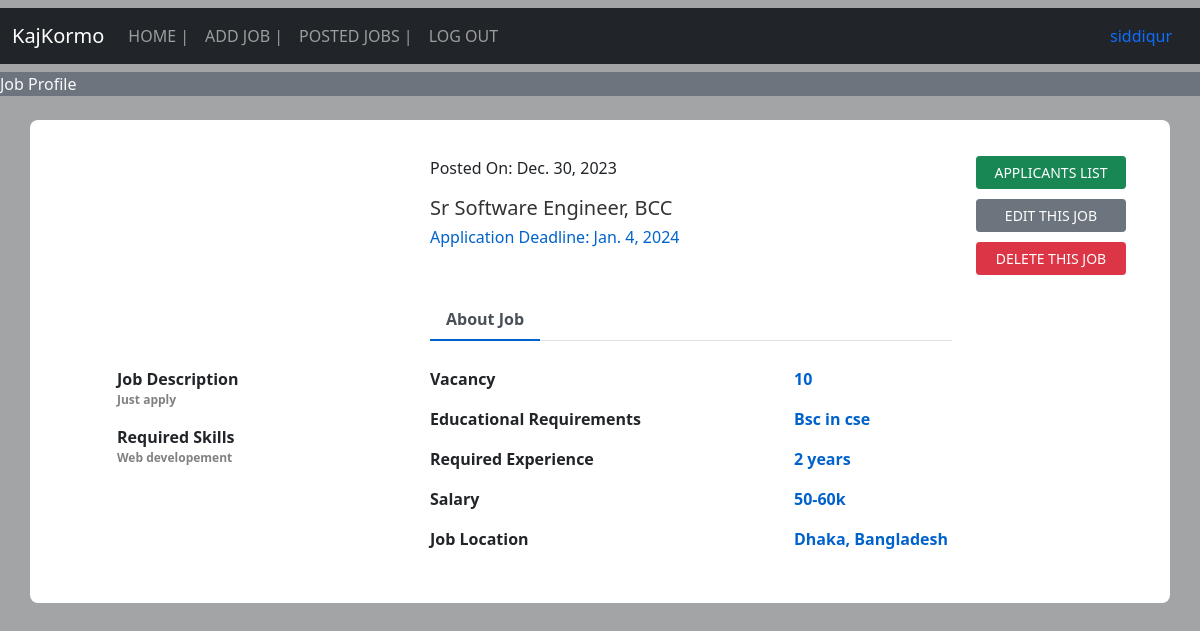
/employers/job_profile_employer/1 (signed in), run on the app's committed database.
### job/models.py (models this page shows, shortened)
class Job(models.Model):
    title = models.CharField(max_length=50,null=True)
    description = models.CharField(max_length=200,null=True)
    education = models.CharField(max_length=200,null=True)
    post_date = models.DateField()
    deadline = models.DateField()
    salary = models.CharField(max_length=50,null=True)
    vacancy = models.CharField(max_length=50,null=True)
    experience = models.CharField(max_length=100,null=True)
    skill = models.CharField(max_length=100,null=True)
    location = models.CharField(max_length=100,null=True)
    employer= models.ForeignKey(Employer, on_delete=CASCADE, null=True)
    student= models.ManyToManyField(Candidate)

### employers/models.py (models this page shows, shortened)
class Employer(models.Model):
    contact = models.CharField(max_length=15)
    image = models.FileField(upload_to="employer/images", null=True)
    gender = models.CharField(max_length=15,null=True)
    type = models.CharField(max_length=15,null=True)
    company = models.CharField(max_length=25,null=True)
    status = models.CharField(max_length=25,null=True)
    position = models.CharField(max_length=25,null=True)
    user= models.OneToOneField(User, on_delete=CASCADE, null=True)

### job/views.py (the view)
# urls.py: path('job_profile_employer/<int:pid>', job_profile_employer, name="job_profile_employer"),
def job_profile_employer(request,pid):
    if not request.user.is_authenticated:
        return redirect('employer_login')
    job = Job.objects.get(id=pid)
    d = {'job': job}
    return render(request, 'job/job_profile_employer.html', d)

### templates/job/job_profile_employer.html (shortened to what this page needs)
{% extends 'employer_navigation.html' %}
{% block head %}
<link href="/static/css/job_profile_employer.css" rel="stylesheet">
{% endblock head %}
{% block body %}
<marquee class="bg-secondary text-light" width="100%" direction="right" height="25px">
    Job Profile
</marquee>
<div class="container emp-profile">
    <form method="post">
        <div class="row">
            <div class="col-md-4">
            </div>
            <div class="col-md-6">
                <div class="profile-head">
                    <p>Posted On:    {{job.post_date}}</p>
                    <h5>
                        {{job.title}}, {{job.employer.company}}
                    </h5>
                    <h6>
                        Application Deadline:    {{job.deadline}}
                    </h6>
                    <ul class="nav nav-tabs about" id="myTab" role="tablist">
                        <li class="nav-item">
                            <button class="nav-link active disabled" id="home-tab" data-toggle="tab" role="tab" aria-controls="home" aria-selected="true">About Job</button>
                        </li>
                    </ul>
                </div>
            </div>
            <div class="col-md-2">
                <a style="margin-bottom: 10px; width: 150px; padding: 5px;" href="{% url 'job_applicants' job.id %}" class="btn btn-success btn-sm">APPLICANTS LIST</a>
                <a style="margin-bottom: 10px; width: 150px; padding: 5px;" href="{% url 'edit_job' job.id %}" class="btn btn-secondary btn-sm">EDIT THIS JOB</a>
                <a style="width: 150px; padding: 5px;" href="{% url 'delete_job' job.id %}" class="btn btn-danger btn-sm" onclick="return confirm('Are You Sure?')">DELETE THIS JOB</a>
            </div>
        </div>
        <div class="row">
            <div class="col-md-4">
                <div class="profile-work">
                    <div>
                        <label for="">Job Description</label>
                        <p>{{job.description}}</p>
                    </div>
                    <div>
                        <label for="">Required Skills</label>
                        <p>{{job.skill}}</p>
                    </div>
                </div>
            </div>
            <div class="col-md-8">
                <div class="tab-content profile-tab" id="myTabContent">
                    <div class="tab-pane fade show active" id="home" role="tabpanel" aria-labelledby="home-tab">
                        <div class="row">
                            <div class="col-md-6">
                                <label>Vacancy</label>
                            </div>
                            <div class="col-md-6">
                                <p>{{job.vacancy}}</p>
                            </div>
                        </div>
                        <div class="row">
                            <div class="col-md-6">
                                <label>Educational Requirements</label>
                            </div>
                            <div class="col-md-6">
                                <p>{{job.education}}</p>
                            </div>
                        </div>
                        <div class="row">
                            <div class="col-md-6">
                                <label>Required Experience</label>
                            </div>
                            <div class="col-md-6">
                                <p>{{job.experience}}</p>
                            </div>
                        </div>
                        <div class="row">
                            <div class="col-md-6">
                                <label>Salary</label>
                            </div>
                            <div class="col-md-6">
                                <p>{{job.salary}}</p>
                            </div>
                        </div>
                        <div class="row">
                            <div class="col-md-6">
                                <label>Job Location</label>
                            </div>
                            <div class="col-md-6">
                                <p>{{job.location}}</p>
                            </div>
                        </div>
                    </div>
                </div>
            </div>
        </div>
    </form>
</div>
{% endblock body %}

### templates/employer_navigation.html (shortened to what this page needs)
{% load static %}
<!doctype html>
<html lang="en">
  <head>
    <link href="https://cdn.jsdelivr.net/npm/bootstrap@5.0.1/dist/css/bootstrap.min.css" rel="stylesheet">
    <link rel="stylesheet" href="//cdn.datatables.net/1.10.24/css/jquery.dataTables.min.css">
    <link rel="stylesheet" href="https://cdn.datatables.net/buttons/1.7.0/css/buttons.dataTables.min.css">
    {% block head %} {% endblock head %}
  </head>
  <body>
    <nav class="navbar navbar-expand-lg navbar-dark bg-dark my-2">
        <div class="container-fluid">
          <a class="navbar-brand">KajKormo</a>
          <div class="collapse navbar-collapse" id="navbarSupportedContent">
            <ul class="navbar-nav me-auto mb-2 mb-lg-0">
              <li class="nav-item">
                <a class="nav-link" aria-current="page" href="/employers/employer_home">HOME  |</a>
              </li>
              <li class="nav-item">
                <a class="nav-link" href="/employers/add_job">ADD JOB  |</a>
              </li>
              <li class="nav-item">
                <a class="nav-link" href="/employers/job_list">POSTED JOBS  |</a>
              </li>
              <li class="nav-item">
                <a class="nav-link" href="/employers/logout_employer">LOG OUT</a>
              </li>
            </ul>
            <li class="nav-item d-flex">
                <a class="nav-link" href="/employers/employer_home"> {{request.user.username}} </a>
            </li>
          </div>
        </div>
      </nav>
      {% block body %} {% endblock body %}
  </body>
</html>

### static/css/job_profile_employer.css (style rules this page uses)
body { background: -webkit-linear-gradient(left, #a3a4a5, #a3a4a5); }
.emp-profile { padding: 3%; margin-top: 2%; margin-bottom: 2%; border-radius: 0.5rem; background: #fff; }
.profile-head h5 { color: #333; }
.profile-head h6 { color: #0062cc; }
.profile-head .nav-tabs { margin-bottom:5%; }
.profile-head .nav-tabs .nav-link { font-weight:600; border: none; }
.profile-head .nav-tabs .nav-link.active { border: none; border-bottom:2px solid #0062cc; }
.profile-work { padding: 15%; margin-top: -15%; }
.profile-work p { font-size: 12px; color: #818182; font-weight: 700; }
.profile-tab label { font-weight: 600; }
.profile-tab p { font-weight: 600; color: #0062cc; }
h6 { margin-bottom: 10%; }

### templates/employer_navigation.html (style rules this page uses)
label { font-weight: bold; }

### data on the page
Job: post_date "Dec. 30, 2023", title "Sr Software Engineer", employer.company "BCC", deadline "Jan. 4, 2024", description "Just apply", skill "Web developement", vacancy "10", education "Bsc in cse", experience "2 years", salary "50-60k", location "Dhaka, Bangladesh"

### other printed values
{{ request.user.username }} "siddiqur"
